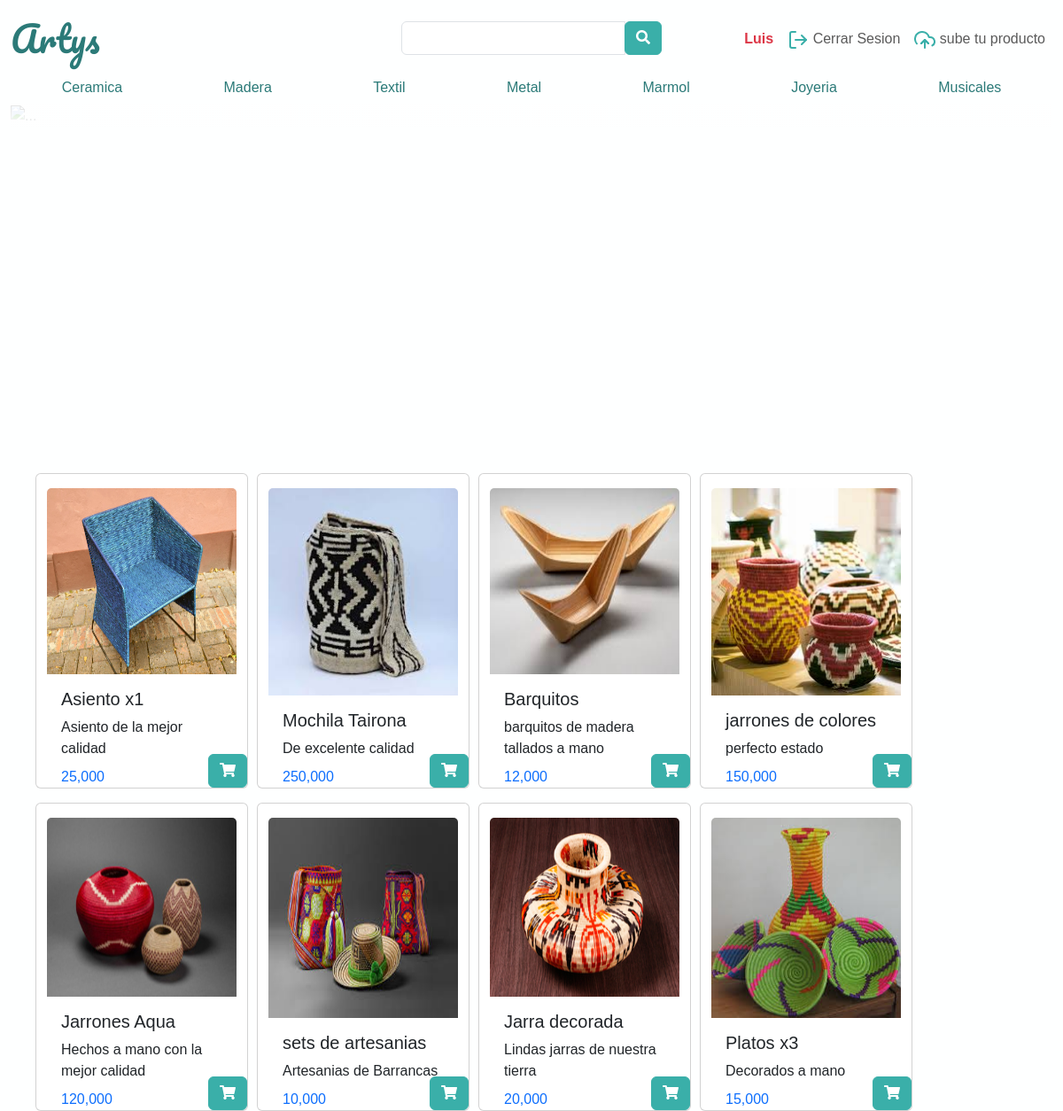
The app's page / (signed in) with its own data.
### home/models.py (models this page shows, shortened)
class Categoria(models.Model):
    idProducto = models.BigAutoField(db_column='idCategoria',primary_key=True, serialize=False, verbose_name='ID')
    nombre = models.CharField(db_column='Nombre', max_length=45)
    class Meta:
        verbose_name_plural='Categoria'

class Producto(models.Model):
    idProducto = models.BigAutoField(db_column='idProduco',primary_key=True, serialize=False, verbose_name='ID')
    nombre = models.CharField(db_column='nombre',max_length=100)
    user = models.ForeignKey(User,db_column='Usuario', on_delete=models.CASCADE,related_name='Mis_productos',null=True)
    disponible = models.BooleanField(db_column='Disponible',default=True)
    timestamp = models.DateTimeField(db_column='Fecha de subida',auto_now_add=True)
    categoria = models.ForeignKey('Categoria', models.DO_NOTHING, db_column='Categoria',default=None)
    precio= models.DecimalField(db_column='Precio', max_digits=6, decimal_places=3,verbose_name='Precio',default=None)
    descripcion = models.TextField(db_column='Descripcion', max_length=150,null=True,default=None,blank=True)
    foto= models.ImageField(db_column='Foto', null=True,upload_to='products')
    estado = models.BooleanField(db_column='estado',default=True, blank=True)
    class Meta:
        ordering=['-timestamp']
        verbose_name_plural='Productos'

### home/views.py (the view)
# urls.py: path('', index_view, name='home'),
def index_view(request):
    categorias = Categoria.objects.all()
    products = Producto.objects.all()
    return render(request, 'index.html',{
        'products': products,
        'categorias': categorias,
    })

### templates/index.html (shortened to what this page needs)
{% extends 'root.html' %}
{% load static %}
{% block contenido %}
<div class="container-fluid">
    <div class="row">
        <div class="btn-group mt-3" role="group" aria-label="Basic checkbox toggle button group">
            {% for categorias in categorias %}
                <label class="btn " for="btncheck1">{{ categorias.nombre }}</label>
            {% endfor %}
        </div>
        <div id="carouselExampleFade" class="carousel slide carousel-fade " data-bs-ride="carousel">
            <div class="carousel-inner">
                <div class="carousel-item active">
                    <img src="https://github.com/luisfernandocastro/ImageServer/blob/master/26745_26745_denominacion-origen-ompi-artesanias-colombia-2017-g_(1).jpg?raw=true" class="img-fluid img-thumbnai" alt="...">
                </div>
            </div>
            <button class="carousel-control-prev" type="button" data-bs-target="#carouselExampleFade"
                data-bs-slide="prev">
                <span class="carousel-control-prev-icon" aria-hidden="true"></span>
            </button>
            <button class="carousel-control-next" type="button" data-bs-target="#carouselExampleFade"
                data-bs-slide="next">
                <span class="carousel-control-next-icon" aria-hidden="true"></span>
            </button>
        </div>
    </div>
</div>
<div class="container">
    <div class="row">
        {% for products in products %}
        <div class="card mt-3" style="width: 15rem;margin-left: 10px;">
            <img src="{{ products.foto.url }}" class="card-img-top mt-3" alt="">
            <div class="card-body">
              <h5 class="card-title">{{ products.nombre }}</h5>
              <p class="card-text">{{ products.descripcion }}</p>
              <div class="">
                <span class="text-primary position-absolute bottom-0 start-1" >{{ products.precio }}</span>
                <a href="#" class="btn btn-primary position-absolute bottom-0 end-0"><i class="fas fa-shopping-cart"></i></a>
              </div>
            </div>
          </div>
        {% endfor %}
    </div>
</div>
{% endblock contenido %}

### templates/root.html (shortened to what this page needs)
{% load static %}
<!DOCTYPE html>
<html lang="es">
<head>
    <link rel="stylesheet" href="{% static '\css\estilos.css' %}">
    <link href="https://cdn.jsdelivr.net/npm/bootstrap@5.3.3/dist/css/bootstrap.min.css" rel="stylesheet">
    <link rel="stylesheet" href="https://use.fontawesome.com/releases/v5.15.4/css/all.css">
</head>
<body>
    <div class="container-fluid mb-5">
        <div class="row">
            <header>
                <nav class="navbar navbar-expand-lg " role="navigation">
                    <div class="container-fluid position-relative">
                        <a class="navbar-brand position-absolute top-0 start-0 " href="{% url 'home' %}">Artys</a>
                        <form class="d-flex position-absolute top-0 start-50 translate-middle-x mt-3 w-25" role="search">
                            <div class="input-group mb-3 ">
                                <input type="text" class="form-control">
                                <div class="input-group-append"><button class="btn btn-primary"><i class="fa fa-search"></i></button></div>
                            </div>
                        </form>
                        <div class="collapse navbar-collapse position-absolute  top-0 end-0 mt-3" id="bs-example-navbar-collapse-1">
                            <ul class="nav navbar-nav me-auto mb-2 mb-lg-0">
                                {% if user.is_authenticated %}
                                <li class="nav-item">
                                    <span class="nav-link fw-bold text-danger">{{ user.username | capfirst }}</span>
                                </li>
                                <li class="nav-item">
                                    <a class="nav-link" href="{% url 'logout' %}"><img src="{% static 'imgs/icons/icon_log_out.svg' %}" alt=""> Cerrar Sesion</a>
                                </li>
                                <li class="nav-item">
                                    <a class="nav-link" href="{% url 'upload_product' %}"><img src="{% static 'imgs/icons/icon_uploadproduct.svg' %}" alt=""> sube tu producto</a>
                                </li>
                                {% endif %}
                            </ul>
                        </div>
                    </div>
                </nav>
            </header>
        </div>
    </div>
    {% block contenido %}
    {% endblock contenido %}
</body>
</html>

### static/css/estilos.css (style rules this page uses)
:root { --color-enfasis: #3AAFA9; --color-bg: #FEFFFF; --color-secundary: #DEF2F1; --color-oscuro: #17252A; --color-logo: #2B7A78; }
* { font-family: Arial, Helvetica, sans-serif; font-size: 16px; }
body { background-color: var(--color-bg) !important; font-family: 'Heebo', sans-serif; }
.form-control { border-radius: 7px; border: 1.5px solid var(--color-secundary); }
.btn-primary { background-color: var(--color-enfasis) !important; border-color: var(--color-enfasis) !important; }
.navbar-brand { color: var(--color-logo) !important; font-family: "Pacifico", cursive; font-size: 40px !important; font-weight: 500; }
.carousel .carousel-inner > .carousel-item { width: 100%; position: relative; }
.carousel, .carousel-inner .carousel-item > img { width: 100%; height: 400px; }
.carousel-item::after { content: ""; width: 100%; height: 85px; position: absolute; left: 0; bottom: 0; background-image: linear-gradient(to top, var(--color-bg), transparent); }
.btn-group > .btn { color: var(--color-logo) !important; }
.row, .card > img { height: 80%; }
label { color: var(--color-logo); }

### records on screen
Categoria: nombre "Ceramica"
Categoria: nombre "Madera"
Categoria: nombre "Textil"
Categoria: nombre "Metal"
Categoria: nombre "Marmol"
Categoria: nombre "Joyeria"
Categoria: nombre "Musicales"
Producto: foto (picture), nombre "Asiento x1", descripcion "Asiento de la mejor calidad", precio "25,000"
Producto: foto (picture), nombre "Mochila Tairona", descripcion "De excelente calidad", precio "250,000"
Producto: foto (picture), nombre "Barquitos", descripcion "barquitos de madera tallados a mano", precio "12,000"
Producto: foto (picture), nombre "jarrones de colores", descripcion "perfecto estado", precio "150,000"
Producto: foto (picture), nombre "Jarrones Aqua", descripcion "Hechos a mano con la mejor calidad", precio "120,000"
Producto: foto (picture), nombre "sets de artesanias", descripcion "Artesanias de Barrancas", precio "10,000"
Producto: foto (picture), nombre "Jarra decorada", descripcion "Lindas jarras de nuestra tierra", precio "20,000"
Producto: foto (picture), nombre "Platos x3", descripcion "Decorados a mano", precio "15,000"

### other values on screen
{{ user.username | capfirst }} "Luis"
